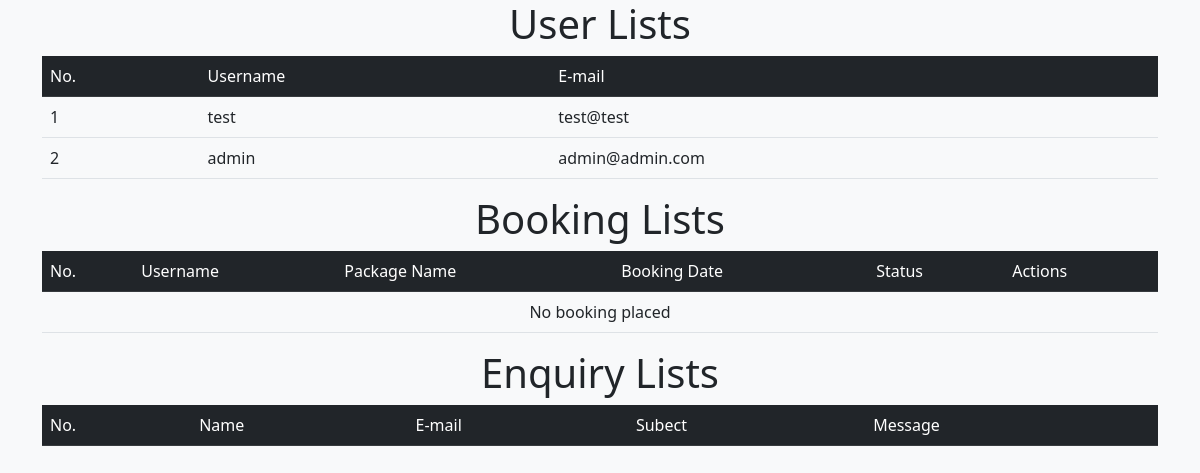
The app's page /views/adminPanel.php, older data.
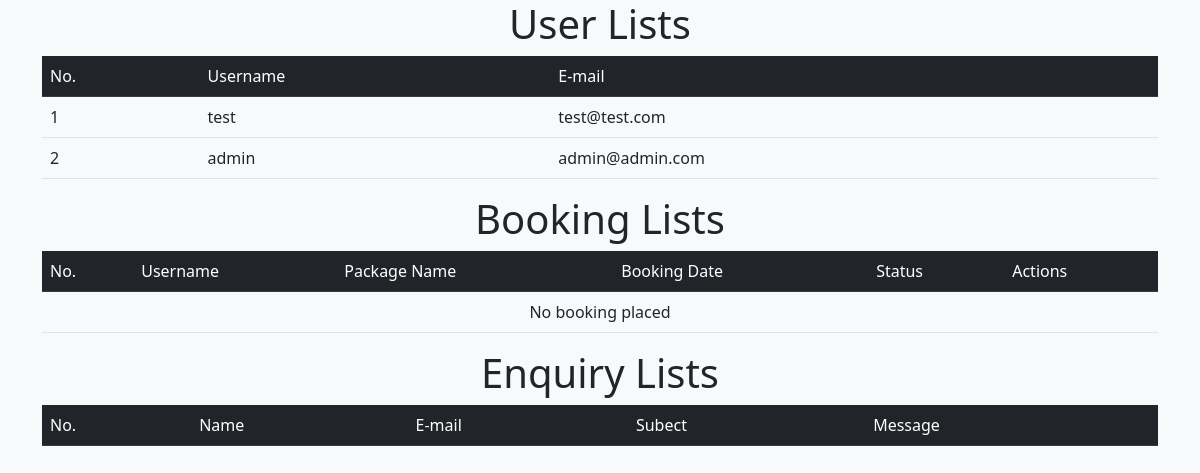
The same page, newer data.
### tables this page shows
CREATE TABLE `users` (
  `id` int(11) NOT NULL,
  `username` varchar(255) NOT NULL,
  `email` varchar(255) NOT NULL,
  `password` varchar(255) NOT NULL
);

### views/adminPanel.php (the view, shortened to what this page needs)
<?php
require_once('../functions/connectDB.php');
?>
<!DOCTYPE html>
<html lang="en">
<head>
    <?php
        include 'components/cdnSetup.php'
    ?>
</head>
<body class="bg-light">
    <div class="container">
        <h1 class="text-center">User Lists</h1>
        <table class="table table-hover">
            <tr class="table-dark">
                <td>No.</td>
                <td>Username</td>
                <td>E-mail</td>
            </tr>
            <?php
                $count = 0;
                $sql = "SELECT * FROM users";
                $result = mysqli_query($conn, $sql);
                if(mysqli_num_rows($result) > 0){
                    while($row = mysqli_fetch_assoc($result)){
                        $count ++;
            ?>
                <tr>
                    <td><?php echo $count; ?></td>
                    <td><?php echo $row['username']; ?></td>
                    <td><?php echo $row['email']; ?></td>
                </tr>
            <?php
                    }
                }
            ?>
        </table>
    </div>
    <div class="container">
        <h1 class="text-center">Booking Lists</h1>
        <table class="table table-hover">
            <tr class="table-dark">
                <td>No.</td>
                <td>Username</td>
                <td>Package Name</td>
                <td>Booking Date</td>
                <td>Status</td>
                <td>Actions</td>
            </tr>
            <?php
                $count = 0;
                $sql = "SELECT bookinglist.id AS bookID,
                bookinglist.bookSetDate AS bookSetDate,
                tourpackage.pkgTitle AS pkgTitle,
                users.username AS username,
                bookinglist.bookFirstName AS firstName,
                bookinglist.bookLastName AS lastName,
                bookinglist.bookNric AS nric,
                bookinglist.bookBirthDate AS birthDate,
                bookinglist.bookPhoneNumber AS phoneNumber,
                bookinglist.bookAddress AS address,
                bookinglist.bookAdultQuantity AS adultQuantity,
                bookinglist.bookChildQuantity AS childQuantity,
                bookinglist.bookPaymentMethod AS paymentMethod,
                bookinglist.bookApprove AS bookApprove
                FROM bookinglist LEFT JOIN tourpackage ON bookinglist.pkgID = tourpackage.id LEFT JOIN users ON users.id = bookingList.userID";
                $result = mysqli_query($conn, $sql);
                if(mysqli_num_rows($result) > 0){
                    while($row = mysqli_fetch_assoc($result)){
                        $count++;
                        $name = ($row['firstName'] . ' ' . $row['lastName']);
                        $approveStatus = "";
                        if($row['bookApprove'] == 0){
                            $approveStatus = "Pending";
                        }else if($row['bookApprove'] == 1){
                            $approveStatus = "Approved";
                        }else if($row['bookApprove'] == 2){
                            $approveStatus = "Not Approved";
                        }
            ?>
                <tr>
                    <td><?php echo $count; ?></td>
                    <td><?php echo $row['username']; ?></td>
                    <td><?php echo $row['pkgTitle']; ?></td>
                    <td><?php echo $row['bookSetDate']; ?></td>
                    <td><?php echo $approveStatus; ?></td>
                    <td>
                        <button type="button" class="btn btn-sm btn-primary" data-bs-toggle="modal" data-bs-target="#moreDetailsID<?php echo $row['bookID']; ?>">More Details</button>
                        <button class="btn btn-sm btn-danger" onclick="deleteBooking(<?php echo $row['bookID']; ?>)">Delete</button>
                        <button class="btn btn-sm btn-success" onclick="toggleBooking(<?php echo $row['bookID']; ?>, <?php echo $row['bookApprove'] ?>)">Approve/Not Approve</button>
                    </td>
                </tr>
                <div class="modal fade" id="moreDetailsID<?php echo $row['bookID']; ?>" tabindex="-1" aria-labelledby="moreDetailsLabel" aria-hidden="true">
                    <div class="modal-dialog modal-xl">
                        <div class="modal-content">
                            <div class="modal-header">
                                <h5 class="modal-title">Details</h5>
                                <button type="button" class="btn-close" data-bs-dismiss="modal" aria-label="Close"></button>
                            </div>
                            <div class="modal-body">
                                <div class="row">
                                    <div class="col-md-3">
                                        Name:
                                    </div>
                                    <div class="col-md-3">
                                        <?php echo $name; ?>
                                    </div>
                                    <div class="col-md-3">
                                        NRIC:
                                    </div>
                                    <div class="col-md-3">
                                        <?php echo $row['nric']; ?>
                                    </div>
                                    <div class="col-md-3">
                                        Birth Date:
                                    </div>
                                    <div class="col-md-3">
                                        <?php echo $row['birthDate']; ?>
                                    </div>
                                    <div class="col-md-3">
                                        Phone number:
                                    </div>
                                    <div class="col-md-3">
                                        <?php echo $row['phoneNumber']; ?>
                                    </div>
                                    <div class="col-md-3">
                                        Address:
                                    </div>
                                    <div class="col-md-9">
                                        <?php echo $row['address']; ?>
                                    </div>
                                    <div class="col-md-3">
                                        Adult quantity:
                                    </div>
                                    <div class="col-md-3">
                                        <?php echo $row['adultQuantity']; ?>
                                    </div>
                                    <div class="col-md-3">
                                        Child quantity:
                                    </div>
                                    <div class="col-md-3">
                                        <?php echo $row['childQuantity']; ?>
                                    </div>
                                    <div class="col-md-3">
                                        Payment method:
                                    </div>
                                    <div class="col-md-3">
                                        <?php echo $row['paymentMethod']; ?>
                                    </div>
                                </div>
                            </div>
                            <div class="modal-footer">
                                <button type="button" class="btn btn-secondary" data-bs-dismiss="modal">Close</button>
                            </div>
                        </div>
                    </div>
                </div>
            <?php
                    }
                }else{
            ?>
                <tr>
                    <td colspan="6" class="text-center">No booking placed</td>
                </tr>
            <?php
                }
            ?>
        </table>
    </div>
    <div class="container">
        <h1 class="text-center">Enquiry Lists</h1>
        <table class="table table-hover table-responsive">
            <tr class="table-dark">
                <td>No.</td>
                <td>Name</td>
                <td>E-mail</td>
                <td>Subect</td>
                <td>Message</td>
            </tr>
        </table>
    </div>
</body>
</html>

### views/components/cdnSetup.php (shortened to what this page needs)
<link href="https://cdn.jsdelivr.net/npm/bootstrap@5.0.1/dist/css/bootstrap.min.css" rel="stylesheet">
<link rel="stylesheet" href="https://cdn.jsdelivr.net/npm/bootstrap-icons@1.5.0/font/bootstrap-icons.css">

Row changes from the older to the newer data that the page shows:
changed users "test": email "test@test" → "test@test.com"
